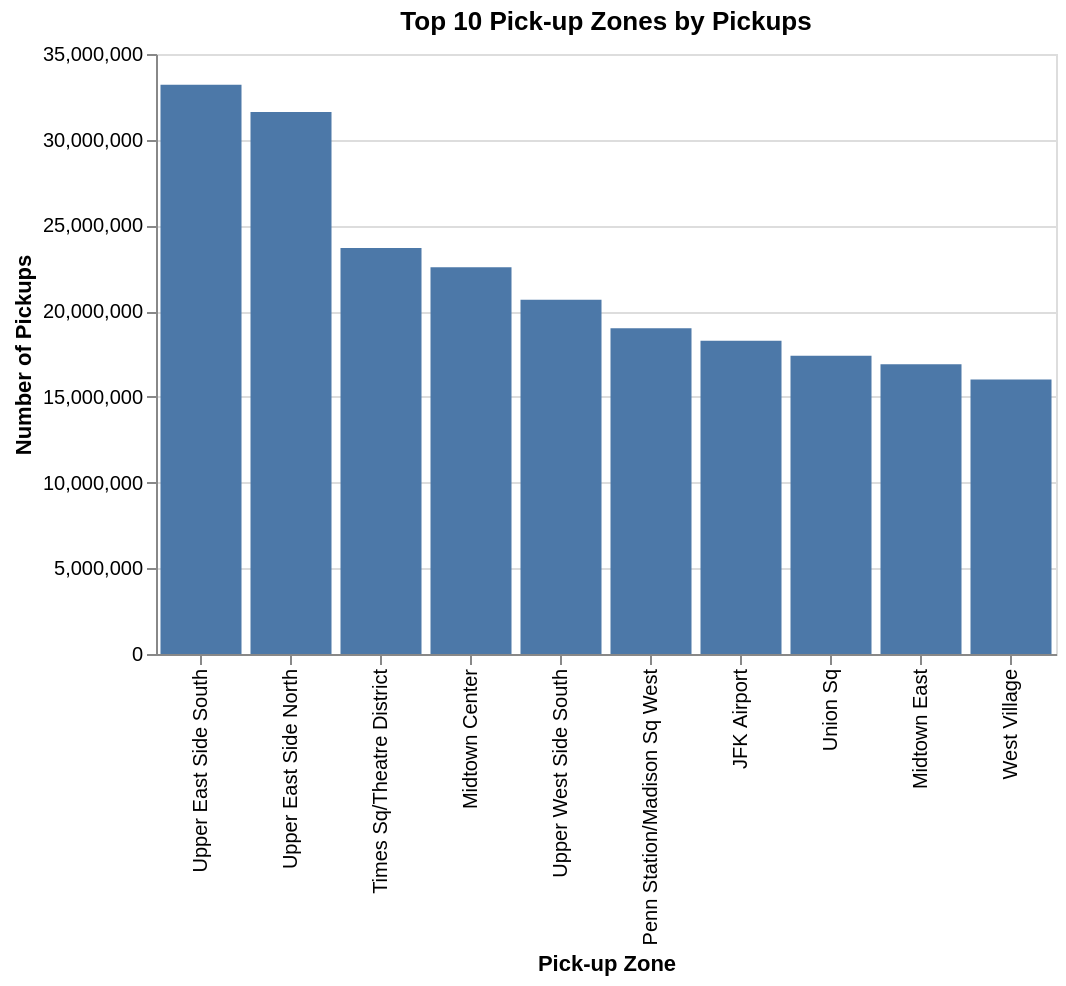

The cell this chart's notebook holds for it:
### Markdown cell above
Part III - Visualization & Interpretations
Libraries Used - Altairs, Streamlit & DuckDB

### Code cell
df = result.pl()

# Strip any accidental whitespace from column names
df = df.rename({c: c.strip() for c in df.columns})

# Rename the zone column to something easy
df = df.rename({"Pick-up Zone Name": "pickup_zone"})

# Cast types so Altair can serialize (no Decimal)
df = df.with_columns(
    pl.col("NUMOFPICKUPS").cast(pl.Int64),
    pl.col("pickup_zone").cast(pl.Utf8),
)

chart = alt.Chart(df).mark_bar().encode(
    x=alt.X("pickup_zone:N", sort="-y", title="Pick-up Zone"),
    y=alt.Y("NUMOFPICKUPS:Q", title="Number of Pickups"),
    tooltip=["LocationID:Q", "pickup_zone:N", "NUMOFPICKUPS:Q"]
).properties(
    title="Top 10 Pick-up Zones by Pickups",
    width = 450
)

chart

### Figure 1 — Vega-Lite specification as saved in the notebook (floating-point values rounded to 4 significant figures)
{"config": {"view": {"continuousWidth": 300, "continuousHeight": 300}}, "data": {"name": "data-27516e512c52b2481ef043b9ef4dc457"}, "mark": {"type": "bar"}, "encoding": {"tooltip": [{"field": "LocationID", "type": "quantitative"}, {"field": "pickup_zone", "type": "nominal"}, {"field": "NUMOFPICKUPS", "type": "quantitative"}], "x": {"field": "pickup_zone", "sort": "-y", "title": "Pick-up Zone", "type": "nominal"}, "y": {"field": "NUMOFPICKUPS", "title": "Number of Pickups", "type": "quantitative"}}, "title": "Top 10 Pick-up Zones by Pickups", "width": 450, "$schema": "https://vega.github.io/schema/vega-lite/v6.1.0.json", "datasets": {"data-27516e512c52b2481ef043b9ef4dc457": [{"LocationID": 237, "NUMOFPICKUPS": 33207966, "pickup_zone": "Upper East Side South"}, {"LocationID": 236, "NUMOFPICKUPS": 31615032, "pickup_zone": "Upper East Side North"}, {"LocationID": 230, "NUMOFPICKUPS": 23680340, "pickup_zone": "Times Sq/Theatre District"}, {"LocationID": 161, "NUMOFPICKUPS": 22562701, "pickup_zone": "Midtown Center"}, {"LocationID": 239, "NUMOFPICKUPS": 20665374, "pickup_zone": "Upper West Side South"}, {"LocationID": 186, "NUMOFPICKUPS": 19000272, "pickup_zone": "Penn Station/Madison Sq West"}, {"LocationID": 132, "NUMOFPICKUPS": 18272364, "pickup_zone": "JFK Airport"}, {"LocationID": 234, "NUMOFPICKUPS": 17403282, "pickup_zone": "Union Sq"}, {"LocationID": 162, "NUMOFPICKUPS": 16903404, "pickup_zone": "Midtown East"}, {"LocationID": 249, "NUMOFPICKUPS": 16005720, "pickup_zone": "West Village"}]}}
